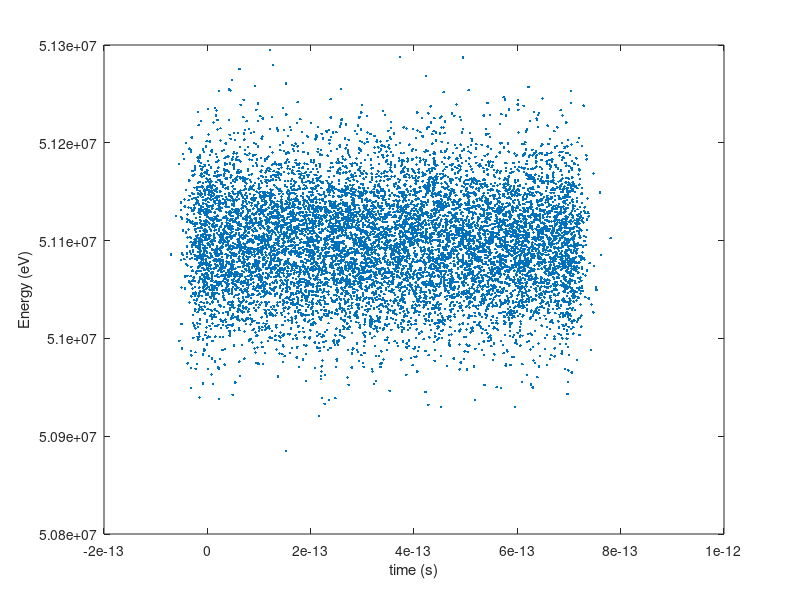

This figure's MATLAB source:
clear all;

N = 10000;


h = 6.626e-34; % Planck constant
q_e = 1.60217646e-19; % Charge on electron
c = 2.99792458e8; % Speed of light in vacuum
m_e = 9.109e-31;  % Electron rest mass 
eps_0 = 8.854188e-12; % Permittivity of free space

Lc = 1.591788158834600e-05;
Lg = 0.159154938663010;
gamma_r = 100;
aw = 1;
npk_bar = 3.596654943274300e+09;



%phscons = getPhysConsts(); % physical constants
%pms = getParams();








sigmax = 5.353734158843998e-04;
sigmay = sigmax;

sigmaxd = 5.946503702917309e-04;
sigmayd = sigmaxd;

sigmag = 1e-3;

sigmat = 6.9208e-13;

sigz2 = 13 - (7.5*0.4);
sigmaedge = 0.4;
sigxbar = 0.33635981;





%%%%%%%%%%%%%%%%%%%%%   Charge in center (flat-top)   %%%%%%%%%%%%%%%%%%




Ncenter = npk_bar * sigz2 * 2*pi*sigxbar^2;
Qcenter = Ncenter * q_e;





%%%%%%%%%%%%%%%%%%%%%   Charge in tails   %%%%%%%%%%%%%%%%%%

Nedge = npk_bar * (sqrt(2*pi)*sigmaedge) * 2*pi*sigxbar^2;
Qedge = Nedge * q_e;





NMcenter = round(N * Qcenter /(Qcenter + Qedge));
NMedge = N - NMcenter;



%%%%%%%%%%%%%%%%%%%   Generate and plot distributions   %%%%%%%%%%%%%

x0 = randn(1,NMcenter)*sigmax;
y0 = randn(1,NMcenter)*sigmay;
xd0 = randn(1,NMcenter)*sigmaxd;
yd0 = randn(1,NMcenter)*sigmayd;
E0 = (randn(1,NMcenter)*sigmag*gamma_r + gamma_r) * m_e ...
                        * c^2 / q_e;
s0 = rand(1,NMcenter)*sigmat;
%figure; plot(s0,E0,'.');



xe = randn(1,NMedge)*sigmax;
ye = randn(1,NMedge)*sigmay;
xde = randn(1,NMedge)*sigmaxd;
yde = randn(1,NMedge)*sigmayd;
Ee = (randn(1,NMedge)*sigmag*gamma_r + gamma_r) * m_e ...
                        * c^2 / q_e;
se = randn(1,NMedge)*sigmaedge * Lc / c;

se(se>0) = se(se>0) + sigmat;

%figure; plot(se,Ee,'.');


x0 = [x0, xe];
y0 = [y0, ye];
xd0 = [xd0, xde];
yd0 = [yd0, yde];
E0 = [E0, Ee];
s0 = [s0, se];

figure; plot(s0,E0,'.');
xlabel('time (s)');
ylabel('Energy (eV)');


%%%%%%%%%    Charge on each macroparticle is:


QMP = 4.518997285641631E-009 / N
Q0 = zeros(1,N);
Q0(:) = QMP;

%%% x0 is x coordinates in metres
%%% y0 is x coordinates in metres
%%% xd0 is dx/dz
%%% yd0 is dy/dz
%%% E0 is energy in eV
%%% s0 is temporal coordinate in seconds
%%% Q0 is charge in macroparticle in Coulombs


dlmwrite('test.txt',[x0', y0', xd0', yd0', E0', s0', Q0'], 'delimiter',',');





